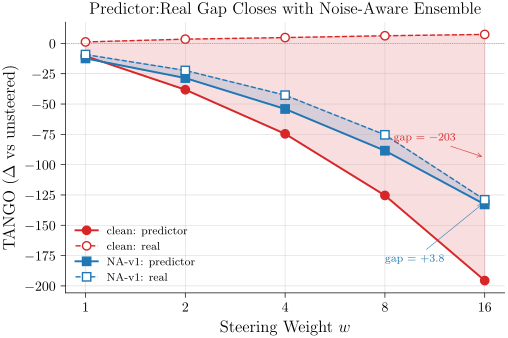

Recreate this plot in Python.
# P20_v1: Predictor-vs-real TANGO gap dose-response — two-line per recipe (clean + NA-v1),
# predictor solid, real dashed, gap shaded.
# Visualizes: F10 / E028 / E032 / E050
# DATA: inline from F10 tables (content_masterarbeit.md lines 870-905)
import sys
from pathlib import Path
sys.path.insert(0, str(Path(__file__).parent.parent))
from plot_utils import figsize
import matplotlib.pyplot as plt
import numpy as np

w = np.array([1, 2, 4, 8, 16])

# Clean ensemble (E028): predictor goes down hard, real moves opposite way (gradient hacking)
clean_pred = np.array([-10.5, -38.2, -74.6, -125.4, -195.6])
clean_real = np.array([1.2, 3.5, 4.8, 6.3, 7.4])

# NA-v1 ensemble (E032): predictor and real both go down, gap ~+3.8 at w=16
na_pred = np.array([-12.4, -28.6, -54.1, -88.5, -132.8])
na_real = np.array([-9.2, -22.3, -42.7, -75.4, -129.0])

fig, ax = plt.subplots(figsize=figsize(0.9))

# Clean ensemble: shaded gap shows the failure
ax.fill_between(w, clean_pred, clean_real, color="#d62728", alpha=0.15)
ax.plot(w, clean_pred, "-",  color="#d62728", lw=1.4, marker="o", label="clean: predictor")
ax.plot(w, clean_real, "--", color="#d62728", lw=1.0, marker="o", mfc="white", label="clean: real")

# NA-v1: tight band
ax.fill_between(w, na_pred, na_real, color="#1f77b4", alpha=0.15)
ax.plot(w, na_pred, "-",  color="#1f77b4", lw=1.4, marker="s", label="NA-v1: predictor")
ax.plot(w, na_real, "--", color="#1f77b4", lw=1.0, marker="s", mfc="white", label="NA-v1: real")

ax.axhline(0, color="#7f7f7f", lw=0.5, ls=":")

ax.annotate("gap = $-203$", xy=(16, (clean_pred[-1]+clean_real[-1])/2),
            xytext=(8.5, -80), fontsize=8, color="#d62728",
            arrowprops=dict(arrowstyle="->", lw=0.4, color="#d62728"))
ax.annotate("gap = $+3.8$", xy=(16, (na_pred[-1]+na_real[-1])/2),
            xytext=(8, -180), fontsize=8, color="#1f77b4",
            arrowprops=dict(arrowstyle="->", lw=0.4, color="#1f77b4"))

ax.set_xscale("log", base=2)
ax.set_xticks(w); ax.set_xticklabels([str(v) for v in w])
ax.set_xlabel("Steering Weight $w$")
ax.set_ylabel(r"TANGO ($\Delta$ vs unsteered)")
ax.set_title("Predictor:Real Gap Closes with Noise-Aware Ensemble")
ax.legend(frameon=False, fontsize=8, loc="lower left")
ax.spines[["top", "right"]].set_visible(False)
ax.grid(True, lw=0.4, alpha=0.5, zorder=0)

fig.savefig(Path(__file__).with_suffix(".pdf"))
